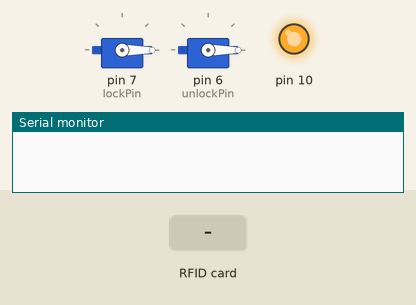
Recording of a sketch running on a simulated Arduino Uno, built with avr-gcc and run on an emulated ATmega328P. On the bench: 2 × servo, output pins drawn as LEDs (lit = HIGH), the last lines printed to the serial monitor. The test bench sets the inputs (shaded band).

Above: at 1.2 s.
1.3 s: RFID card 5E 7A 19 C4 held to the reader
At 2.7 s:
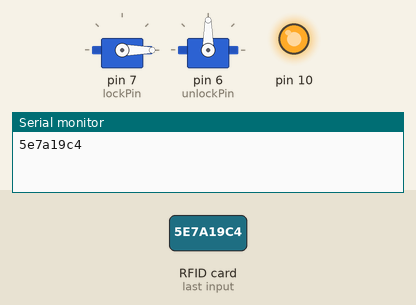
Timing chart, 0 to 4.8 s (numbered marks = the images above; inputs shaded):
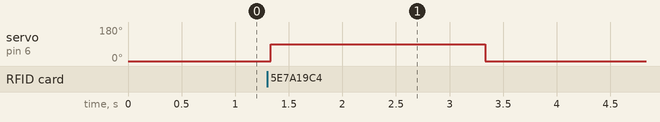

Measured:
- after the input at 1.3 s, servo on pin 6 (unlockPin): 0° → 90° at once, → 0° 2.0 s later

The sketch:

nfc-car.ino
```cpp
#include <Servo.h>
#include <MFRC522.h>
#include <SPI.h>

int unlockPin = 6;
int lockPin = 7;
int nfcRstPin = 8;
int nfcSSPin = 9;
String tag = "";

Servo unlockServo;
Servo lockServo;
MFRC522 nfcReader(nfcSSPin, nfcRstPin);

bool tagPresent = false;
long tagStart = 0;
long tagStop = 0;

void setup() {
  Serial.begin(9600);

  lockServo.attach(lockPin);
  lockServo.write(0);

  unlockServo.attach(unlockPin);
  unlockServo.write(0);

  SPI.begin();
  nfcReader.PCD_Init();
}

void loop() {
  scanTags();
}

void scanTags() {
  if (nfcReader.PICC_IsNewCardPresent() && nfcReader.PICC_ReadCardSerial()) {
    if (!tagPresent) {
      tagPresent = true;
      tagStart = millis();
    }

    tag = "";

    for (byte i = 0; i < nfcReader.uid.size; i++) {
      if (nfcReader.uid.uidByte[i] < 0x10) { tag += "0"; }
      tag += String(nfcReader.uid.uidByte[i], HEX);
    }

    Serial.println(tag);
  } else if (tagPresent) {
    tagPresent = false;
    tagStop = millis();

    long duration = tagStop - tagStart;

    if (isValidTag(tag)) {
      if (duration < 1000) {
        unlock();
      } else {
        lock();
      }
    }

    nfcReader.PICC_HaltA();
    tag = "";
  }
}

// Check for actual validity of card/tag later
// defining a config.h for all the tags ids & valid strings for the eventual webserver
bool isValidTag(String tag) {
  return true;
}

void lock() {
  lockServo.write(90);
  delay(2000);
  lockServo.write(0);
}

void unlock() {
  unlockServo.write(90);
  delay(2000);
  unlockServo.write(0);
}
```
